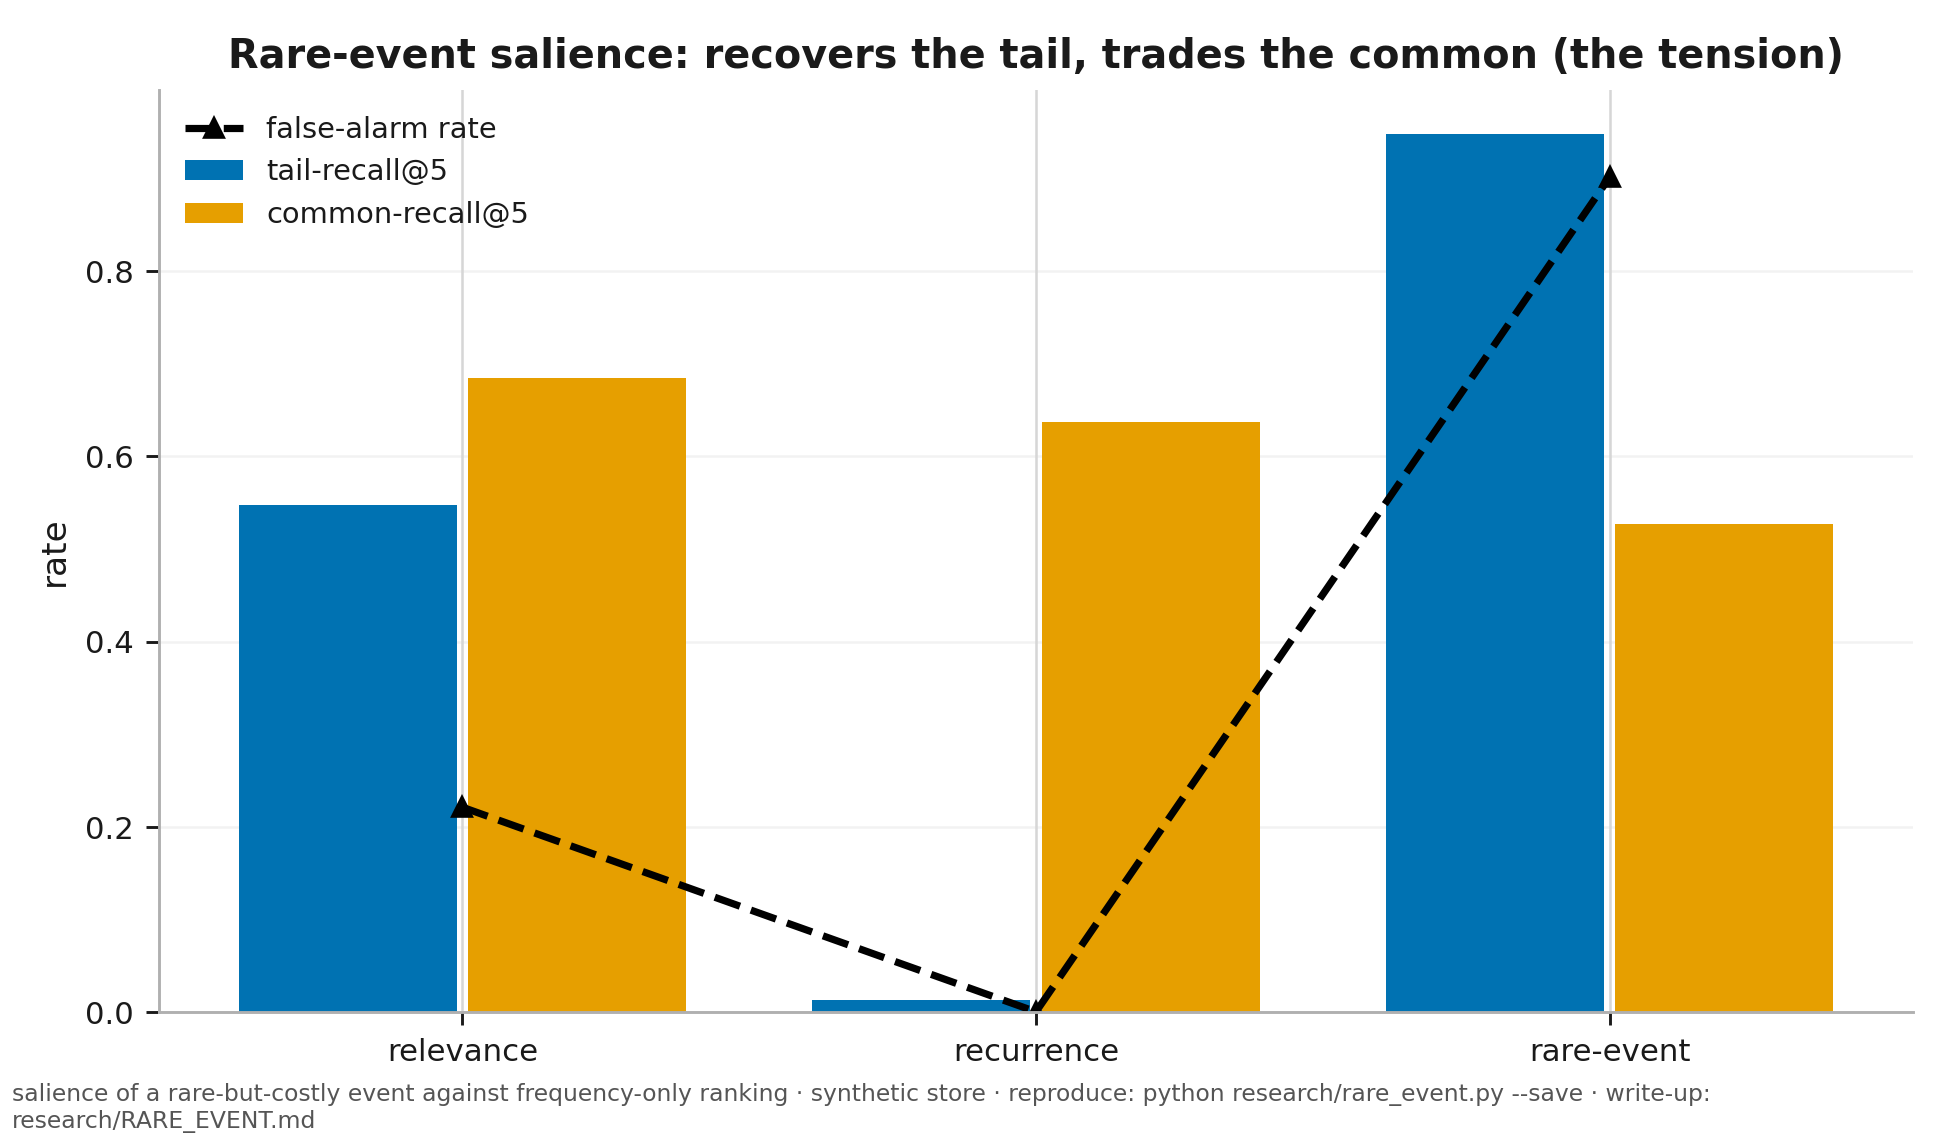

Python code for this plot:
#!/usr/bin/env python3
"""RESEARCH - rare-event / black-swan memory (roadmap 2C).

THESIS & THE PRODUCTIVE TENSION. 1A's recurrence prior says *frequent ⇒ valuable* - right for
the common gotcha you keep hitting. But a black-swan **precursor** is the opposite: seen rarely
(once, before the last regime change), yet decisive. Frequency weighting BURIES it. The fix is
the *inverse*: an inverse-frequency × **consequence** salience that up-weights the rare-but-high-
impact memory. The same boost that helps recurring-lesson recall (1A) therefore HURTS tail recall -
no single global salience is right for both. This module quantifies that tension and shows a
risk-mode salience recovers tail-event analogues a recurrence-weighted ranker discards.

WORLD. A regime-change stream: N_NORMAL common pattern clusters (high recurrence, consequence≈0)
plus N_PREC rare **precursors**, each sitting just off a normal cluster (SUBTLE - it looks almost
normal, so relevance is ambiguous) with recurrence 1-2 and a high consequence; each precedes a
catastrophe by a lead time. Two query kinds: a precursor recurs (tail) → gold = the matching
precursor memory; a normal pattern recurs (common) → gold = a high-recurrence normal memory.

RANKERS (cosine + W·normalised salience):  relevance | recurrence (log n, 1A) |
rare-event (consequence / (1+log n) - inverse-frequency × consequence).

METRICS. tail-recall@k (right precursor surfaced) & warned lead-time; common-recall@k; and the
false-alarm rate (a precursor surfaced on a NORMAL query - the cost of risk-weighting).

    python research/rare_event.py            # report
    python research/rare_event.py --save     # + rare_event.json (+ .png if mpl)
    python research/rare_event.py --quick    # smoke

Research dep: numpy (matplotlib optional). Seeded; deterministic.
"""
import json
import sys
from pathlib import Path

try:
    import numpy as np
except ImportError:
    print("rare_event needs numpy (research dep): pip install numpy", file=sys.stderr)
    sys.exit(2)

HERE = Path(__file__).resolve().parent
sys.path.insert(0, str(HERE.parent / "nevertwice"))

try:
    sys.stdout.reconfigure(encoding="utf-8", errors="replace")
except Exception:
    pass

QUICK = "--quick" in sys.argv
SAVE = "--save" in sys.argv
DIM = 48
N_NORMAL = 10
NORMAL_PER = 20            # notes per common cluster (high recurrence)
N_PREC = 8                 # rare precursor types
PREC_OFFSET = 0.55         # how far a precursor sits off its normal cluster (small ⇒ subtle)
SIGMA_Q = 0.40             # query noise (ambiguity)
K = 5
W = 0.35                   # salience weight (additive on cosine)
QUERIES = 200 if QUICK else 700
SEEDS = 3 if QUICK else 6


def gen_world(rng):
    """Common clusters (high recurrence, no consequence) + rare precursors (low recurrence,
    high consequence, sitting just off a normal cluster). Returns parallel arrays."""
    cent = rng.normal(size=(N_NORMAL, DIM))
    cent /= np.linalg.norm(cent, axis=1, keepdims=True)
    vecs, recur, conseq, is_prec, prec_type, lead = [], [], [], [], [], []
    for c in range(N_NORMAL):
        for _ in range(NORMAL_PER):
            v = cent[c] + 0.12 * rng.normal(size=DIM)
            vecs.append(v / np.linalg.norm(v))
            recur.append(int(min(rng.zipf(1.6) + 4, 40)))     # common ⇒ frequently re-seen
            conseq.append(0.0)
            is_prec.append(False); prec_type.append(-1); lead.append(0)
    for p in range(N_PREC):
        c = int(rng.integers(N_NORMAL))
        off = rng.normal(size=DIM); off /= np.linalg.norm(off)
        v = cent[c] + PREC_OFFSET * off                       # subtle: just off a normal cluster
        vecs.append(v / np.linalg.norm(v))
        recur.append(int(rng.integers(1, 3)))                 # rare
        conseq.append(float(rng.uniform(5, 20)))              # high impact
        is_prec.append(True); prec_type.append(p); lead.append(int(rng.integers(2, 9)))
    return {"vec": np.array(vecs), "recur": np.array(recur, float),
            "conseq": np.array(conseq), "is_prec": np.array(is_prec),
            "prec_type": np.array(prec_type), "lead": np.array(lead), "cent": cent,
            "prec_idx": [i for i, p in enumerate(is_prec) if p]}


def _norm(x):
    lo, hi = x.min(), x.max()
    return (x - lo) / (hi - lo) if hi > lo else np.zeros_like(x)


def salience(world, mode):
    """Per-note salience feature (normalised to [0,1])."""
    if mode == "recurrence":
        return _norm(np.log1p(world["recur"]))
    if mode == "rare-event":
        return _norm(world["conseq"] / (1.0 + np.log1p(world["recur"])))   # inverse-freq × consequence
    return np.zeros(len(world["recur"]))                                   # relevance-only


# the rare-gated mode multiplies consequence INTO relevance, so an irrelevant high-consequence
# note can't surface (cuts the false alarms the always-on additive term floods); the others add.
MODES = ("relevance", "recurrence", "rare-event", "rare-gated")


def rank(world, qv, mode, feat):
    cos = world["vec"] @ qv
    if mode == "rare-gated":
        return np.argsort(-(cos * (1.0 + W * feat["rare-event"])))
    return np.argsort(-(cos + W * feat[mode]))


def run():
    M = {md: {"tail": [], "common": [], "falsealarm": [], "lead": []} for md in MODES}
    for seed in range(SEEDS):
        wrng = np.random.default_rng(33000 + seed)
        world = gen_world(wrng)
        feat = {md: salience(world, md) for md in ("relevance", "recurrence", "rare-event")}
        cent, prec_idx = world["cent"], world["prec_idx"]
        qrng = np.random.default_rng(44000 + seed)
        for _ in range(QUERIES):
            # TAIL query: a precursor recurs → gold = its memory
            j = prec_idx[int(qrng.integers(len(prec_idx)))]
            qv = world["vec"][j] + SIGMA_Q * qrng.normal(size=DIM)
            qv /= np.linalg.norm(qv)
            # COMMON query: a normal pattern recurs → gold = a same-cluster high-recurrence note
            cc = int(qrng.integers(N_NORMAL))
            qc = cent[cc] + SIGMA_Q * qrng.normal(size=DIM)
            qc /= np.linalg.norm(qc)
            for md in MODES:
                top_t = rank(world, qv, md, feat)[:K]
                M[md]["tail"].append(1.0 if j in top_t else 0.0)
                M[md]["lead"].append(world["lead"][j] if j in top_t else 0)
                top_c = rank(world, qc, md, feat)[:K]
                # common hit = a same-normal-cluster note surfaced (cosine to cluster centroid high)
                hit_c = any((not world["is_prec"][s]) and
                            (world["vec"][s] @ cent[cc]) > 0.8 for s in top_c)
                M[md]["common"].append(1.0 if hit_c else 0.0)
                M[md]["falsealarm"].append(1.0 if any(world["is_prec"][s] for s in top_c) else 0.0)
    return M


def _m(xs):
    return float(np.mean(xs)) if xs else 0.0


def main():
    bar = "=" * 78
    print(bar)
    print("  RARE-EVENT / BLACK-SWAN MEMORY (2C) - inverse-frequency × consequence salience")
    print(bar)
    print(f"  world: {N_NORMAL} common clusters × {NORMAL_PER} + {N_PREC} rare precursors (dim {DIM}); "
          f"{QUERIES}×{SEEDS} queries; top-{K}, W={W}")
    M = run()

    print(f"\n- the productive tension: same boost, opposite effect by query kind -")
    print(f"  {'salience':12} {'TAIL-recall@'+str(K):>14} {'COMMON-recall@'+str(K):>16} {'false-alarm':>12}")
    for md in MODES:
        print(f"  {md:12} {_m(M[md]['tail']):>14.3f} {_m(M[md]['common']):>16.3f} "
              f"{_m(M[md]['falsealarm']):>12.3f}")
    tr, rr = _m(M["rare-event"]["tail"]), _m(M["recurrence"]["tail"])
    cr, cc = _m(M["recurrence"]["common"]), _m(M["rare-event"]["common"])
    print(f"\n  → TAIL: rare-event {tr:.3f} vs recurrence {rr:.3f} ({tr - rr:+.3f}) - the inverse term "
          f"surfaces the rare precursor that frequency-weighting (1A) buries.")
    print(f"  → COMMON: recurrence {cr:.3f} vs rare-event {cc:.3f} ({cc - cr:+.3f}); no single global "
          f"salience wins both - frequency and inverse-frequency are opposite priors.")
    fg, fr = _m(M["rare-gated"]["falsealarm"]), _m(M["rare-event"]["falsealarm"])
    print(f"  → the cost is false alarms: always-on rare-event cries wolf ({fr:.3f}); the "
          f"relevance-GATED variant keeps tail-recall {_m(M['rare-gated']['tail']):.3f} while cutting "
          f"\n    false alarms to {fg:.3f} - the practical risk operating point (sensitivity↔specificity).")

    lr, lf = _m(M["rare-gated"]["lead"]), _m(M["recurrence"]["lead"])
    print(f"\n- warned lead-time (steps of warning before the catastrophe; 0 = missed) -")
    print(f"  rare-gated {lr:.2f}   recurrence {lf:.2f}   → risk-mode memory warns "
          f"{lr - lf:+.2f} steps earlier on average.")

    if SAVE:
        out = {"normal_clusters": N_NORMAL, "precursors": N_PREC, "k": K, "W": W,
               "metrics": {md: {kk: _m(M[md][kk]) for kk in M[md]} for md in M}}
        p = HERE / "rare_event.json"
        p.write_text(json.dumps(out, ensure_ascii=False, indent=1), encoding="utf-8")
        print(f"\n  saved → {p}")
        _figure(M, HERE / "rare_event.png")
    print(bar)


def _figure(M, path):
    try:
        import matplotlib
        matplotlib.use("Agg")
        import matplotlib.pyplot as plt
        import _figstyle
        _figstyle.apply()
    except Exception as e:
        print(f"  [figure skipped: matplotlib unavailable - {e}]")
        return
    modes = ("relevance", "recurrence", "rare-event")
    fig, ax = plt.subplots(figsize=(7.5, 4.4))
    x = np.arange(len(modes))
    ax.bar(x - 0.2, [_m(M[md]["tail"]) for md in modes], 0.38, label=f"tail-recall@{K}")
    ax.bar(x + 0.2, [_m(M[md]["common"]) for md in modes], 0.38, label=f"common-recall@{K}")
    ax.plot(x, [_m(M[md]["falsealarm"]) for md in modes], "k^--", label="false-alarm rate")
    ax.set_xticks(x)
    ax.set_xticklabels(modes)
    ax.set_ylabel("rate")
    ax.set_title("Rare-event salience: recovers the tail, trades the common (the tension)")
    ax.legend(fontsize=8)
    ax.grid(alpha=0.3, axis="y")
    fig.tight_layout()
    _figstyle.save(fig, path, evidence="salience of a rare-but-costly event against frequency-only ranking · synthetic store · reproduce: python research/rare_event.py --save · write-up: research/RARE_EVENT.md")
    plt.close(fig)
    print(f"  figure → {path}")


if __name__ == "__main__":
    main()
